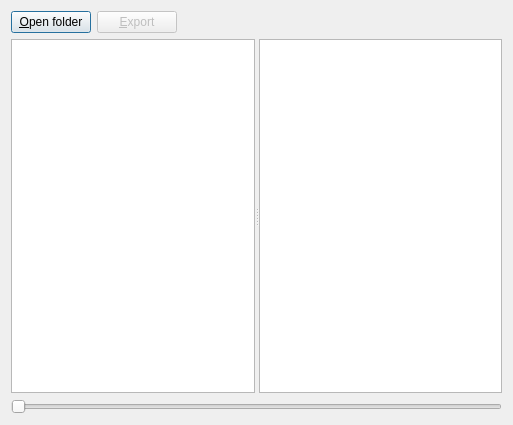
<?xml version="1.0" encoding="UTF-8"?>
<ui version="4.0">
 <class>Dialog</class>
 <widget class="QDialog" name="Dialog">
  <property name="geometry">
   <rect>
    <x>0</x>
    <y>0</y>
    <width>513</width>
    <height>425</height>
   </rect>
  </property>
  <property name="windowTitle">
   <string>Xcursor Viewer</string>
  </property>
  <layout class="QVBoxLayout" name="verticalLayout">
   <item>
    <widget class="QWidget" name="widget" native="true">
     <layout class="QHBoxLayout" name="horizontalLayout">
      <property name="leftMargin">
       <number>0</number>
      </property>
      <property name="topMargin">
       <number>0</number>
      </property>
      <property name="rightMargin">
       <number>0</number>
      </property>
      <property name="bottomMargin">
       <number>0</number>
      </property>
      <item>
       <widget class="QPushButton" name="pbOpenFolder">
        <property name="text">
         <string>&amp;Open folder</string>
        </property>
       </widget>
      </item>
      <item>
       <widget class="QPushButton" name="pbExport">
        <property name="enabled">
         <bool>false</bool>
        </property>
        <property name="text">
         <string>&amp;Export</string>
        </property>
       </widget>
      </item>
      <item>
       <spacer name="horizontalSpacer">
        <property name="orientation">
         <enum>Qt::Horizontal</enum>
        </property>
        <property name="sizeHint" stdset="0">
         <size>
          <width>40</width>
          <height>20</height>
         </size>
        </property>
       </spacer>
      </item>
     </layout>
    </widget>
   </item>
   <item>
    <widget class="QSplitter" name="splitter">
     <property name="sizePolicy">
      <sizepolicy hsizetype="Expanding" vsizetype="Expanding">
       <horstretch>0</horstretch>
       <verstretch>0</verstretch>
      </sizepolicy>
     </property>
     <property name="orientation">
      <enum>Qt::Horizontal</enum>
     </property>
     <widget class="QTreeWidget" name="twCursors">
      <attribute name="headerVisible">
       <bool>false</bool>
      </attribute>
      <column>
       <property name="text">
        <string notr="true">1</string>
       </property>
      </column>
     </widget>
     <widget class="QTextEdit" name="teCursorInfo">
      <property name="readOnly">
       <bool>true</bool>
      </property>
     </widget>
    </widget>
   </item>
   <item>
     <widget class="QSlider" name="svgSlider">
      <property name="tickInterval">
       <number>8</number>
      </property>
      <property name="orientation">
       <enum>Qt::Horizontal</enum>
      </property>
     </widget>
    </item>
  </layout>
 </widget>
 <resources/>
 <connections/>
</ui>
